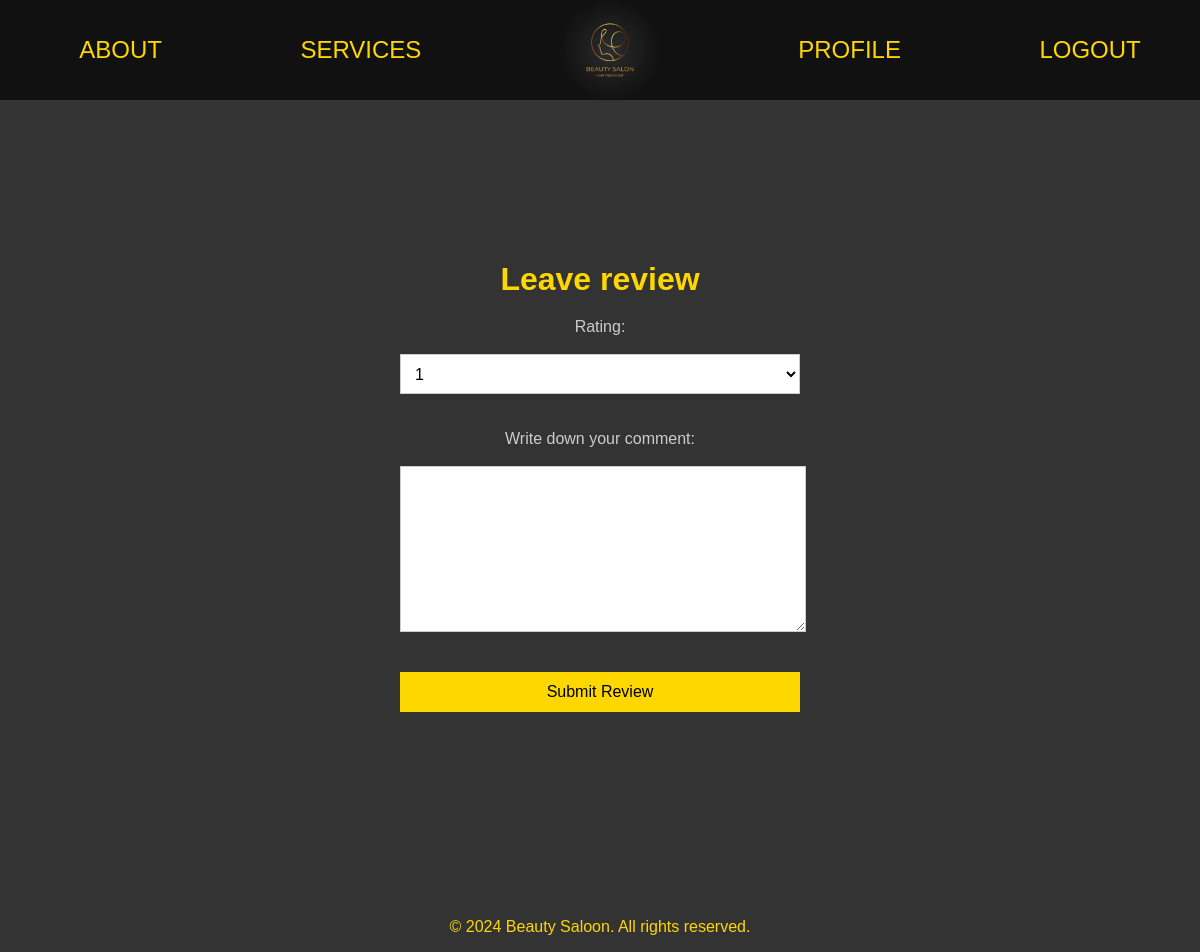
Before: /review/add/2/ (signed in) with the older database file.
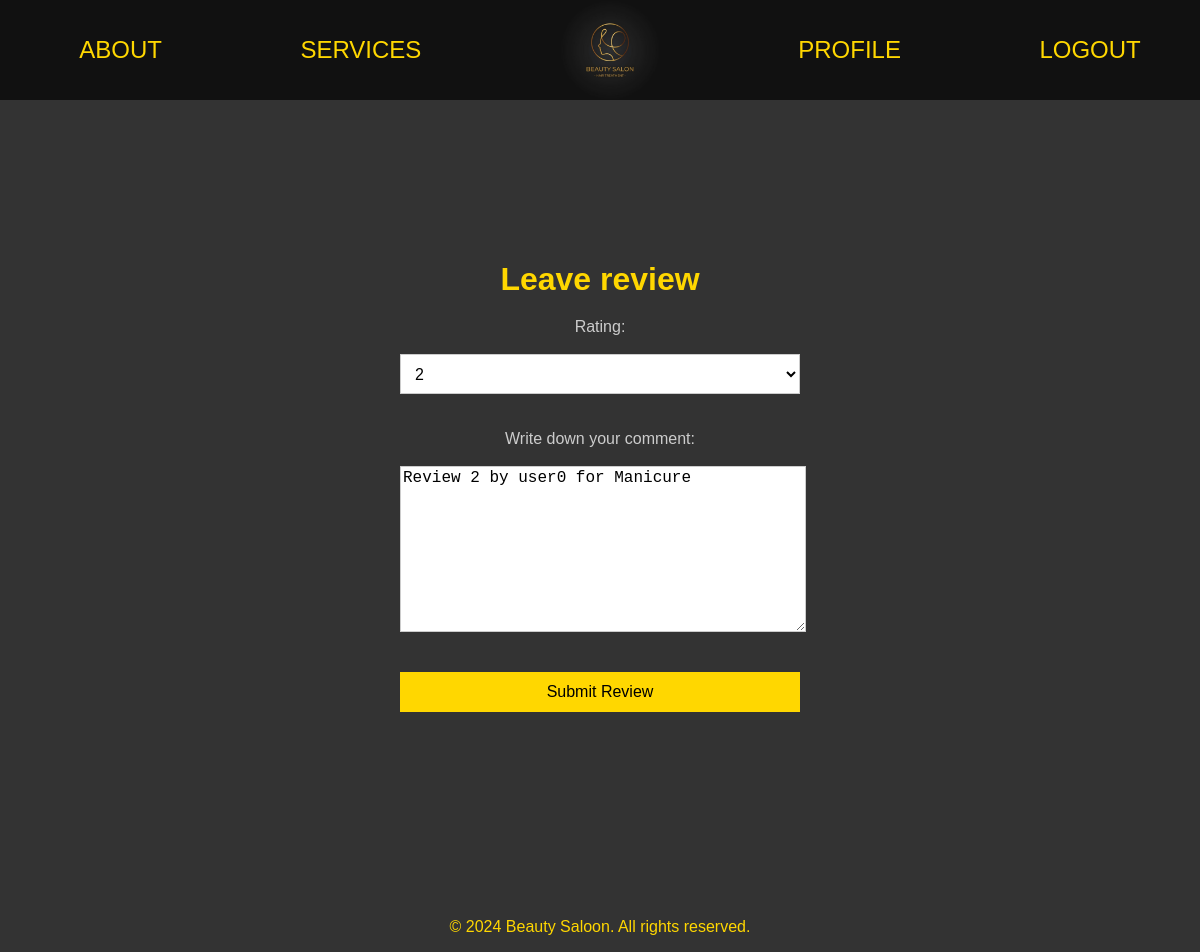
After: the same page with the newer database file.
### booking/models.py (models this page shows, shortened)
class Review(models.Model):
    booking = models.ForeignKey(Booking, on_delete=models.CASCADE)
    rating = models.IntegerField(default=1, choices=[(i, i) for i in range(1, 6)])
    comment = models.TextField()
    created_at = models.DateTimeField(auto_now_add=True)  # Automatically set when the review is created

### booking/views/review.py (the view)
# urls.py: path('review/add/<int:booking_id>/', add_review, name='add_review'),
@login_required
def add_review(request, booking_id):
    booking = get_object_or_404(Booking, id=booking_id)
    try:
        review = Review.objects.get(booking=booking)
        form = ReviewForm(request.POST or None, instance=review)
        update = True
    except Review.DoesNotExist:
        review = Review(booking=booking)
        form = ReviewForm(request.POST or None, instance=review)
        update = False
    if request.method == 'POST':
        if form.is_valid():
            review = form.save(commit=False)
            if not update:
                review.customer = booking.customer
                review.service = booking.service
                review.service_provider = booking.service_provider
            review.save()
            return redirect('list_booking')
        else:
            return render(request, 'profile/user_review.html', {'form': form, 'booking_id': booking_id})
    else:
        return render(request, 'profile/user_review.html', {'form': form, 'booking_id': booking_id})

### booking/forms.py
class ReviewForm(forms.ModelForm):
    class Meta:
        model = Review
        fields = ['rating', 'comment']

### booking/templates/profile/user_review.html (shortened to what this page needs)
{% extends 'base.html' %}
{% block content %}
<div class="reviews-container">
    <div class="review-form">
        <h1>Leave review</h1>
        <form method="post" action="{% url 'add_review' booking_id %}">
            <span class="label-rating">Rating:</span> <br><br>{{ form.rating }}<br><br><br>
            <span class="label-comment">Write down your comment:</span><br><br>{{ form.comment }}<br><br><br>
            <button type="submit" class="form-control">Submit Review</button>
        </form>
    </div>
</div>
{% endblock %}

Changed rows visible on the page:
added Review: rating "2", comment "Review 2 by user0 for Manicure"
Other visible differences:
form field rating: "1" → (not shown)
